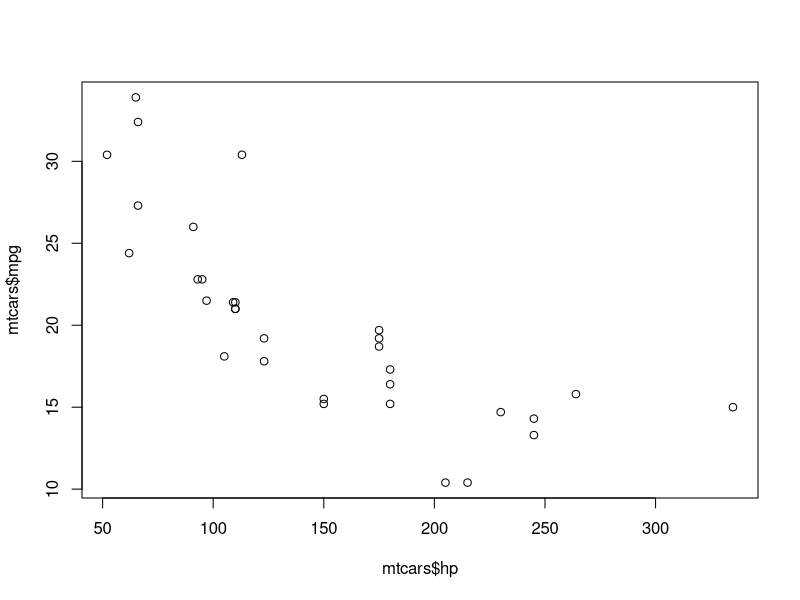

Generate this figure with R:
## ---- chunk 1
df <- read.csv("info.csv",row.names = 1)
rownames(df) <- c()
df
## ---- chunk 2
library(tibble)
df <-  df %>% add_row(name = "Donald", age = 74, city= "NYC",favorite.color="orange",height.cm.=190,weight.kg.=90)
df
## ---- chunk 3
data(mtcars)
head(mtcars)

## ---- chunk 4
which(rownames(mtcars)=="Datsun 710")#Datsun 710's row number 
which(colnames(mtcars)=="cyl") #Number of cylinders's column number
mtcars[which(rownames(mtcars)=="Datsun 710"),which(colnames(mtcars)=="cyl")]
## ---- chunk 5
nrow(mtcars)# number of row
ncol(mtcars)# number of column
## ---- chunk 6
mtcars[["mpg"]]
mtcars[[1]]
## ---- chunk 7
mtcars$mpg
## ---- chunk 8
mtcars[,"mpg"]
mtcars[,c("mpg","hp")]
## ---- chunk 9
mean(mtcars$mpg)

## ---- chunk 10
plot(mtcars$hp,mtcars$mpg)

## ---- chunk 11
fit <- lm(mpg~hp,data=mtcars)
summary(fit)

